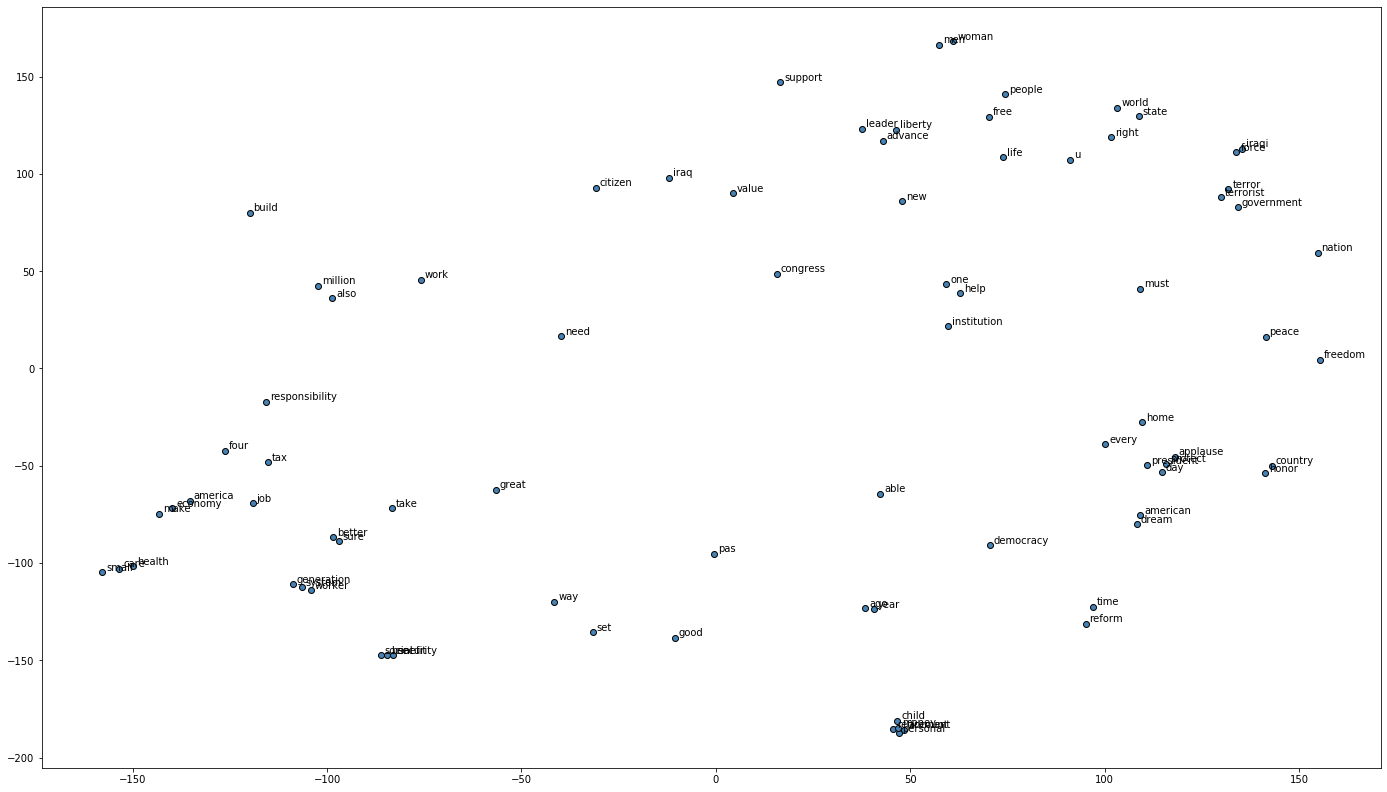

The script that drew this image:
#!/usr/bin/env python
# coding: utf-8

# In[1]:


import pandas as pd
import numpy as np
import re
import nltk
import matplotlib.pyplot as plt


# In[2]:


from nltk.corpus import stopwords
from nltk.tokenize import sent_tokenize,word_tokenize
from nltk.corpus import state_union
from nltk.stem import WordNetLemmatizer


# In[3]:


lemma=WordNetLemmatizer()
stop_words = set(stopwords.words('english'))


# In[148]:


text1=state_union.raw('2005-GWBush.txt')


# In[149]:


text1


# In[6]:


words_token=word_tokenize(text)


# In[10]:


words_token=[w.lower() for w in words_token]
words_token=[w for w in words_token if w.isalpha()]
words_token=[w for w in words_token if not w in stop_words]
words_token=[lemma.lemmatize(w) for w in words_token]


# In[230]:


from wordcloud import WordCloud
plt.figure(figsize = (20,20)) # Text Reviews with Poor Ratings
wc = WordCloud(min_font_size = 3,  max_words = 2000 , width = 1600 , height = 800).generate(" ".join(words_token))
plt.imshow(wc,interpolation = 'bilinear')


# In[18]:


import keras
from keras.preprocessing import text
from keras.utils import np_utils
from keras.preprocessing import sequence
from keras.layers import *
import keras.backend as K
from keras.models import Sequential


# In[60]:


tokenizer = text.Tokenizer()
tokenizer.fit_on_texts(words_token)
word2id = tokenizer.word_index

# build vocabulary of unique words
word2id['PAD'] = 0
id2word = {v:k for k, v in word2id.items()}
wids=[word2id[w] for w in words_token]

vocab_size = len(word2id)
embed_size = 100
window_size = 2 # context window size

print('Vocabulary Size:', vocab_size)
print('Vocabulary Sample:', list(word2id.items())[:10])


# In[96]:


def generates(corpus,window_size,vocab_size):
    context_length = window_size*2
    
    for index, word in enumerate(corpus):
        context_words = []
        label_word   = []            
        start = index - window_size
        end = index + window_size + 1
        context_words.append([corpus[i] 
                             for i in range(start, end)
                             if 0 <= i < len(corpus) 
                                 and i != index])
        label_word.append(word)

        x = sequence.pad_sequences(context_words, maxlen=context_length)
        y = np_utils.to_categorical(label_word, vocab_size)
        #print(context_words)
        yield (x, y)


# In[97]:


i = 0
for x, y in generates(corpus=wids, window_size=window_size, vocab_size=vocab_size):
    if 0 not in x[0]:
        print('Context (X):', [id2word[w] for w in x[0]], '-> Target (Y):', id2word[np.argwhere(y[0])[0][0]])
    
        if i == 10:
            break
        i += 1


# In[98]:


cbow = Sequential()
cbow.add(Embedding(input_dim=vocab_size, output_dim=embed_size, input_length=window_size*2))
cbow.add(Lambda(lambda x: K.mean(x, axis=1), output_shape=(embed_size,)))
cbow.add(Dense(vocab_size, activation='softmax'))

cbow.compile(loss='categorical_crossentropy', optimizer='rmsprop')
print(cbow.summary())


# In[99]:


for epoch in range(1, 6):
    loss = 0.
    i = 0
    for x, y in generates(corpus=wids, window_size=window_size, vocab_size=vocab_size):
        i += 1
        loss += cbow.train_on_batch(x, y)
        if i % 1000 == 0:
            print('Processed {} (context, word) pairs'.format(i))

    print('Epoch:', epoch, '\tLoss:', loss)
    print()


# In[106]:


weights = cbow.get_weights()[0]
weights = weights[1:]
print(weights.shape)

pd.DataFrame(weights, index=list(id2word.values())[1:]).head()


# In[116]:


from sklearn.manifold import TSNE

tsne = TSNE(n_components=2, random_state=0, n_iter=10000, perplexity=3)
np.set_printoptions(suppress=True)
T = tsne.fit_transform(weights)
labels = list(id2word.values())

plt.figure(figsize=(24, 14))
plt.scatter(T[:80, 0], T[:80, 1], c='steelblue', edgecolors='k')
for label, x, y in zip(labels, T[:80, 0], T[:, 1]):
    plt.annotate(label, xy=(x+1, y+1), xytext=(0, 0), textcoords='offset points')


# In[192]:


from gensim.models import word2vec

x=[]
x.append([w for w in words_token])

# Set values for various parameters
feature_size = 100    # Word vector dimensionality  
window_context = 5          # Context window size                                                                                    
min_word_count = 1   # Minimum word count                        
sample = 1e-3   # Downsample setting for frequent words

w2v_model = word2vec.Word2Vec(x, size=feature_size, 
                          window=window_context, min_count=min_word_count,
                          sample=sample, iter=50)


# In[193]:


w2v_model.similarity('terror','terrorist')


# In[218]:


model2_skip = gensim.models.Word2Vec(x, min_count = 1, size = 100, 
                                             window = 5,iter=50, sg = 1)


# In[219]:


model2_skip.similarity('terror','terrorist')


# In[224]:


words = w2v_model.wv.index2word
wvs = w2v_model.wv[words]

tsne = TSNE(n_components=2, random_state=0, n_iter=10000, perplexity=2)
np.set_printoptions(suppress=True)
T = tsne.fit_transform(wvs)
labels = words

plt.figure(figsize=(24, 14))
plt.scatter(T[:40, 0], T[:40, 1], c='orange', edgecolors='r')
for label, x, y in zip(labels, T[:40, 0], T[:40, 1]):
    plt.annotate(label, xy=(x+1, y+1), xytext=(0, 0), textcoords='offset points')


# In[222]:


words =model2_skip.wv.index2word
wvs = model2_skip.wv[words]

tsne = TSNE(n_components=2, random_state=0, n_iter=5000, perplexity=2)
np.set_printoptions(suppress=True)
T = tsne.fit_transform(wvs)
labels = words

plt.figure(figsize=(24, 14))
plt.scatter(T[:40, 0], T[:40, 1], c='orange', edgecolors='r')
for label, x, y in zip(labels, T[:40, 0], T[:40, 1]):
    plt.annotate(label, xy=(x+1, y+1), xytext=(0, 0), textcoords='offset points')


# In[ ]:
